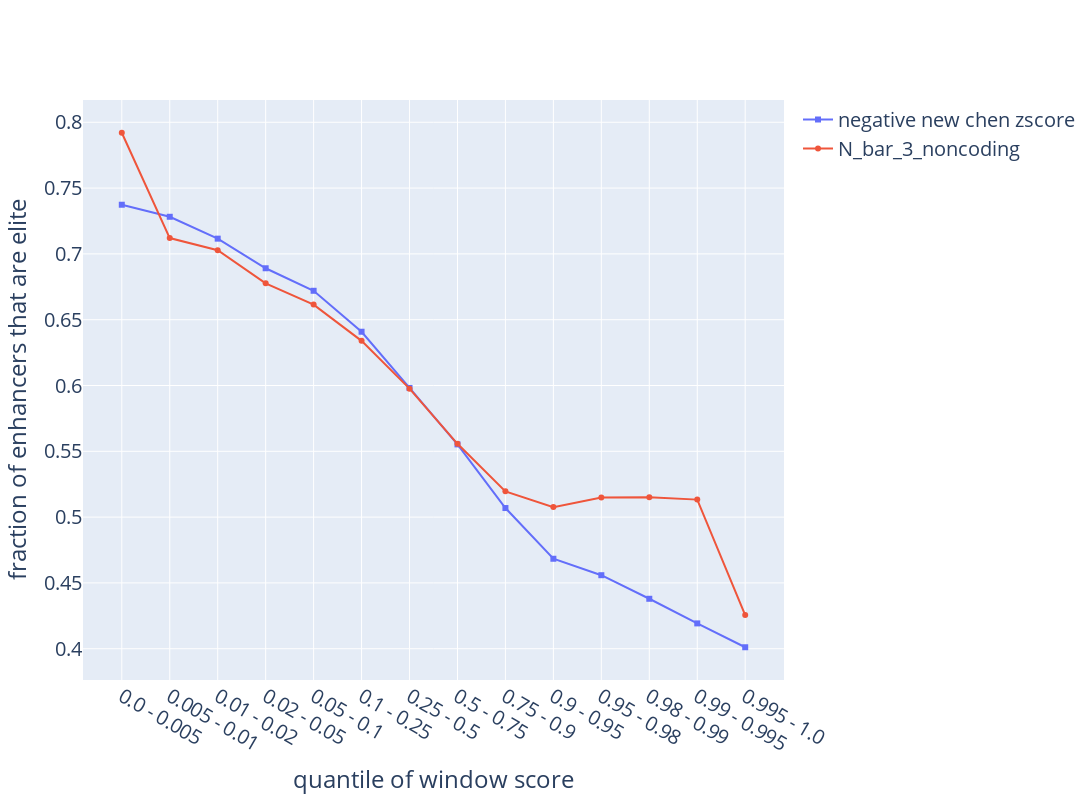

The cell this chart's notebook holds for it:
### Markdown cell above
## McHale’s model enriches for stronger enhancer-gene associations

### Code cell
import warnings

def compute_array_of_quantiles():
    array_of_quantiles = [0.00, 0.005, 0.01, 0.02, 0.05, 0.10, 0.25, 0.5, 0.75, 0.90, 0.95, 0.98, 0.99, 0.995, 1.00]
    # array_of_quantiles = [0.00, 0.01, 0.02, 0.05, 0.10, 0.25, 0.5, 0.75, 0.90, 0.95, 0.98, 0.99, 1.00]
    starts = array_of_quantiles[:-1]
    ends = array_of_quantiles[1:]
    quantile_labels = [f'{start} - {end}' for start, end in zip(starts, ends)]
    return array_of_quantiles, quantile_labels

def label_windows_with_score_quantiles_core(df, score): 
    with warnings.catch_warnings():
        warnings.simplefilter("ignore")        

        array_of_quantiles, quantile_labels = compute_array_of_quantiles()

        df[f'{score} quantile'], bins = pd.qcut(
            df[score],
            q = array_of_quantiles, 
            labels = quantile_labels, 
            retbins = True,
    #         duplicates='drop'
        )

        return df
    
import seaborn as sns
sns.set(font_scale = 1.5)

import plotly.graph_objects as go

def compute_y_vs_quantile(df, score, y): 
    df = label_windows_with_score_quantiles_core(df, score)

    groups = df.groupby([f'{score} quantile'])
    aggregated = groups.agg({
        y: ['mean', 'std', 'count'],
        score: ['mean', 'std', 'count']
    })

    quantiles = np.array(aggregated.index)
    mean_y = np.array(aggregated[(y, 'mean')])
    hover_data = aggregated.to_dict(orient='records')

    return quantiles, mean_y, hover_data

def create_text(hover_datum, score):
    mean_score = hover_datum[(score, 'mean')]
    std_score = hover_datum[(score, 'std')]
    number_windows = hover_datum[(score, 'count')]
    return (
        f'{score} mean: {mean_score}<br>'
        f'{score} std: {std_score}<br>' 
        f'number of windows: {number_windows}<br>' 
    )

def plot_enrichment(df, y, ylabel): 
    with warnings.catch_warnings():
        warnings.simplefilter("ignore")    
    
        sns.set(font_scale = 1.6)
        fig = go.Figure() # type: ignore

        scores_markers = [
            ('negative new chen zscore', 'square'),
            (f'N_bar_3_{TRAIN_SET_LABEL}', 'circle')
        ]

        for (score, marker) in tqdm(scores_markers, desc=f'plot_enrichment'): 
            (
                quantiles, 
                mean_y,
                hover_data 
            ) = compute_y_vs_quantile(df, score, y)
            fig.add_trace(
                go.Scatter(
                    x = quantiles, 
                    y = mean_y,
                    mode = 'lines+markers',
                    marker = {
                        'symbol': marker,
                    },
                    name = score,
                    hovertemplate = (
                        '%{text}'
                    ),
                    text = [create_text(hover_datum, score) for hover_datum in hover_data],
                ) # type: ignore
            )

        fig.update_xaxes( # type: ignore
            title = 'quantile of window score',
#             type = "log", 
#             exponentformat = 'power'
        )
        fig.update_yaxes( # type: ignore
            title = ylabel,
            range=None, 
            # type='log',
            # exponentformat = 'power'
        )    
        fig.update_layout(
            height = 800, 
            width = 1600,
            font = dict(
                size = 20,
            )        
        )
        fig.update_annotations(font_size=24) # type: ignore
        fig.show()

plot_enrichment(
    chen_mchale_zscores_features_noncoding, 
    y='eliteness_of_enhancer max', 
    ylabel='fraction of enhancers that are elite'
)

### Figure 1 — Plotly figure (JSON) as saved in the notebook; plotly's stock layout.template omitted (floating-point values rounded to 4 significant figures)
{"data": [{"hovertemplate": "%{text}", "marker": {"symbol": "square"}, "mode": "lines+markers", "name": "negative new chen zscore", "text": ["negative new chen zscore mean: -5.174585846252422<br>negative new chen zscore std: 0.7074479748078504<br>number of windows: 7643<br>", "negative new chen zscore mean: -4.2159381837204055<br>negative new chen zscore std: 0.1442776846318651<br>number of windows: 7643<br>", "negative new chen zscore mean: -3.706450278498741<br>negative new chen zscore std: 0.1468509830253984<br>number of windows: 15286<br>", "negative new chen zscore mean: -3.0740648734233416<br>negative new chen zscore std: 0.20136070414238103<br>number of windows: 45856<br>", "negative new chen zscore mean: -2.4468741780596304<br>negative new chen zscore std: 0.16790350084437314<br>number of windows: 76428<br>", "negative new chen zscore mean: -1.6533064005628921<br>negative new chen zscore std: 0.27297372778405693<br>number of windows: 229284<br>", "negative new chen zscore mean: -0.654120866594227<br>negative new chen zscore std: 0.3153419794405299<br>number of windows: 382140<br>", "negative new chen zscore mean: 0.4571635312665124<br>negative new chen zscore std: 0.34874262895842867<br>number of windows: 382140<br>", "negative new chen zscore mean: 1.6669695766784935<br>negative new chen zscore std: 0.3649746505047182<br>number of windows: 229284<br>", "negative new chen zscore mean: 2.8150003213822035<br>negative new chen zscore std: 0.27134325880610666<br>number of windows: 76428<br>", "negative new chen zscore mean: 3.9225172885701363<br>negative new chen zscore std: 0.39039098591063504<br>number of windows: 45856<br>", "negative new chen zscore mean: 5.245233101252732<br>negative new chen zscore std: 0.3274925226532812<br>number of windows: 15286<br>", "negative new chen zscore mean: 6.373835304727502<br>negative new chen zscore std: 0.30790407499766753<br>number of windows: 7643<br>", "negative new chen zscore mean: 8.040172108989584<br>negative new chen zscore std: 0.806648572134095<br>number of windows: 7643<br>"], "type": "scatter", "x": ["0.0 - 0.005", "0.005 - 0.01", "0.01 - 0.02", "0.02 - 0.05", "0.05 - 0.1", "0.1 - 0.25", "0.25 - 0.5", "0.5 - 0.75", "0.75 - 0.9", "0.9 - 0.95", "0.95 - 0.98", "0.98 - 0.99", "0.99 - 0.995", "0.995 - 1.0"], "y": [0.7373, 0.7282, 0.7116, 0.6891, 0.672, 0.6409, 0.5981, 0.5553, 0.5069, 0.4684, 0.4559, 0.438, 0.4192, 0.4011]}, {"hovertemplate": "%{text}", "marker": {"symbol": "circle"}, "mode": "lines+markers", "name": "N_bar_3_noncoding", "text": ["N_bar_3_noncoding mean: -4.8656137605161875<br>N_bar_3_noncoding std: 0.7481679737060338<br>number of windows: 7643<br>", "N_bar_3_noncoding mean: -4.066292024633301<br>N_bar_3_noncoding std: 0.10046122003190436<br>number of windows: 7643<br>", "N_bar_3_noncoding mean: -3.701777542423334<br>N_bar_3_noncoding std: 0.10734651089043447<br>number of windows: 15286<br>", "N_bar_3_noncoding mean: -3.215828021252798<br>N_bar_3_noncoding std: 0.1594808952651575<br>number of windows: 45856<br>", "N_bar_3_noncoding mean: -2.6901289358869085<br>N_bar_3_noncoding std: 0.14679645471963176<br>number of windows: 76428<br>", "N_bar_3_noncoding mean: -1.9678862730991906<br>N_bar_3_noncoding std: 0.25619594603999374<br>number of windows: 229284<br>", "N_bar_3_noncoding mean: -0.9906301373962754<br>N_bar_3_noncoding std: 0.3189196430058259<br>number of windows: 382140<br>", "N_bar_3_noncoding mean: 0.17252275247003737<br>N_bar_3_noncoding std: 0.37783177779912314<br>number of windows: 382140<br>", "N_bar_3_noncoding mean: 1.5608483313895878<br>N_bar_3_noncoding std: 0.4507399595568374<br>number of windows: 229284<br>", "N_bar_3_noncoding mean: 3.110208395327237<br>N_bar_3_noncoding std: 0.4132759499941197<br>number of windows: 76428<br>", "N_bar_3_noncoding mean: 4.925938867236032<br>N_bar_3_noncoding std: 0.6560219847918676<br>number of windows: 45856<br>", "N_bar_3_noncoding mean: 7.003687041378851<br>N_bar_3_noncoding std: 0.4785516105073061<br>number of windows: 15286<br>", "N_bar_3_noncoding mean: 8.584933084567242<br>N_bar_3_noncoding std: 0.4388848627290331<br>number of windows: 7643<br>", "N_bar_3_noncoding mean: 12.103917879462575<br>N_bar_3_noncoding std: 2.6794832651150693<br>number of windows: 7643<br>"], "type": "scatter", "x": ["0.0 - 0.005", "0.005 - 0.01", "0.01 - 0.02", "0.02 - 0.05", "0.05 - 0.1", "0.1 - 0.25", "0.25 - 0.5", "0.5 - 0.75", "0.75 - 0.9", "0.9 - 0.95", "0.95 - 0.98", "0.98 - 0.99", "0.99 - 0.995", "0.995 - 1.0"], "y": [0.792, 0.712, 0.7028, 0.6777, 0.6615, 0.6339, 0.5976, 0.5557, 0.5196, 0.5076, 0.5148, 0.5152, 0.5133, 0.4255]}], "layout": {"font": {"size": 20}, "height": 800, "width": 1600, "xaxis": {"title": {"text": "quantile of window score"}}, "yaxis": {"title": {"text": "fraction of enhancers that are elite"}}}}
